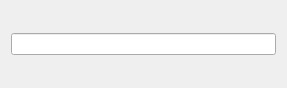
<?xml version="1.0" encoding="UTF-8"?>
<ui version="4.0">
 <class>DialogCorrector</class>
 <widget class="QDialog" name="DialogCorrector">
  <property name="geometry">
   <rect>
    <x>0</x>
    <y>0</y>
    <width>287</width>
    <height>88</height>
   </rect>
  </property>
  <property name="windowTitle">
   <string>Dialog</string>
  </property>
  <layout class="QGridLayout" name="gridLayout">
   <item row="0" column="0">
    <widget class="BarcodeLineEdit" name="lineEdit">
     <property name="styleSheet">
      <string notr="true">font: 22pt &quot;MS Shell Dlg 2&quot;;</string>
     </property>
    </widget>
   </item>
  </layout>
 </widget>
 <customwidgets>
  <customwidget>
   <class>BarcodeLineEdit</class>
   <extends>QLineEdit</extends>
   <header>barcodelineedit.h</header>
  </customwidget>
 </customwidgets>
 <resources/>
 <connections/>
</ui>
